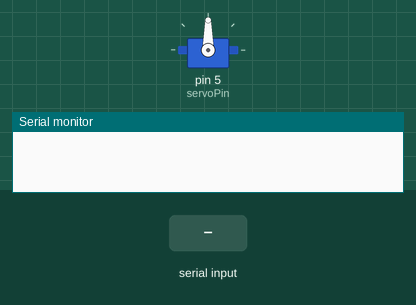
Recording of a sketch running on a simulated Arduino Uno, built with avr-gcc and run on an emulated ATmega328P. On the bench: servo, the last lines printed to the serial monitor. The test bench sets the inputs (shaded band).

Above: at 1.2 s.
1.3 s: "30,150\n" received over Serial
At 2.1 s:
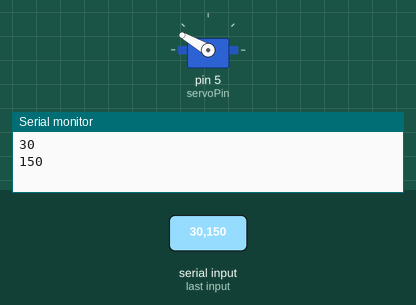
At 2.8 s:
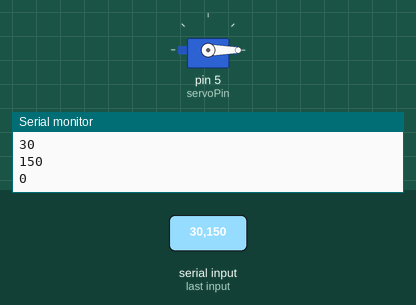
3.9 s: "90,45\n" received over Serial
At 4.6 s:
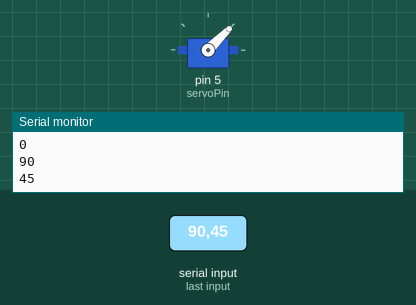
Timing chart, 0 to 6.9 s (numbered marks = the images above; inputs shaded):
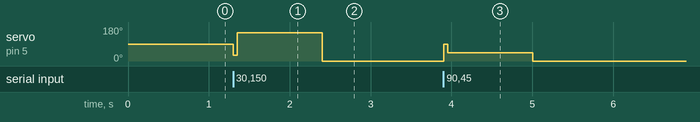

Measured:
- after the input at 1.3 s, servo on pin 5 (servoPin): 90° → 150° at once, → 0° 1.1 s later
- after the input at 3.9 s, servo on pin 5 (servoPin): 0° → 45° at once, → 0° 1.1 s later

The sketch:

18.Serwomechanizm.ino
```cpp
#include <Servo.h>
#define servoPin 5

Servo myservo;

int odebraneDane;

void setup() {
  myservo.attach(servoPin);
  Serial.begin(9600);
}

void loop() {
  if(Serial.available() > 0) {
    odebraneDane = Serial.parseInt();
    Serial.println(odebraneDane);
        if(odebraneDane > -1 && odebraneDane < 181){
            myservo.write(odebraneDane);
        }
        else{
          Serial.println("You can only write 0-180 range.");
        }
    delay(50);
  }
}
```
